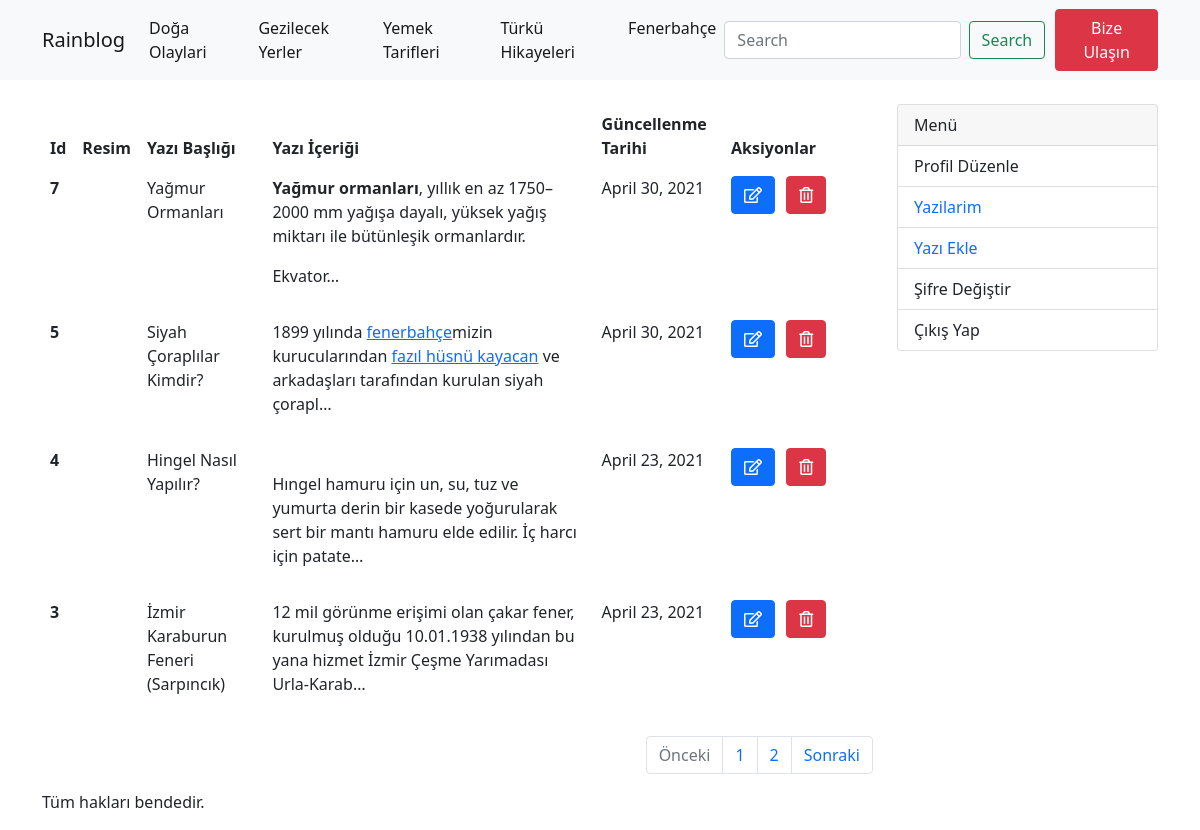
/yazilarim (signed in), run on an earlier commit of the app's database.
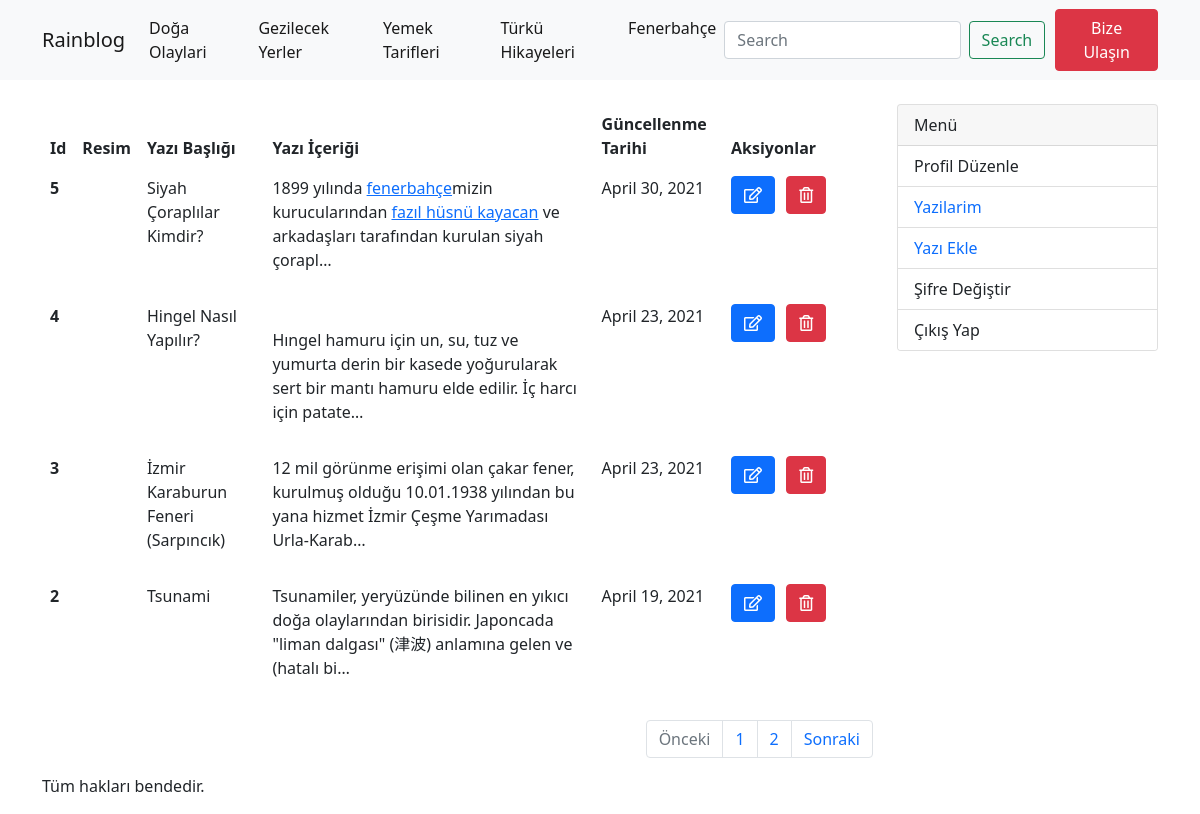
And on a later commit of the database.
### blog/models/kategori.py (models this page shows, shortened)
class KategoriModel(models.Model):
    isim = models.CharField(max_length=30, blank=False, null=False)
    slug = AutoSlugField(populate_from = "isim", unique = True)
    class Meta:
        db_table = "kategori" #sqlite de görünen tablo ismi
        verbose_name_plural = "Kategoriler" #admin panelinde tablo adımız Kategoriler olarak değişti
        verbose_name =  "Kategori" #select Kategori olarak değiştirdik.

### blog/models/yazi.py (models this page shows, shortened)
class YazilarModel(DateTimeAbstractModel):
    resim = models.ImageField(upload_to = "yazi_resimleri")
    baslik = models.CharField(max_length=50)
    icerik = RichTextField()
    slug = AutoSlugField(populate_from ="baslik", unique = True)
    kategoriler = models.ManyToManyField(KategoriModel, related_name="yazi")
    yazar = models.ForeignKey("account.CustomUserModel", on_delete = models.CASCADE, related_name="yazilar")
    class Meta:
        verbose_name = "Yazi"
        verbose_name_plural = "Yazilar"
        db_table = "Yazi"

### blog/views/yazilarim.py (the view)
# urls.py: path('yazilarim', yazilarim, name='yazilarim'),
@login_required(login_url='/') #giriş yapılmadan yazilarima girilirse, anasayfaya yönlendir.
def yazilarim(request):
    yazilar = request.user.yazilar.order_by("-id")
    sayfa = request.GET.get('sayfa')
    paginator = Paginator(yazilar, 4)
    return render(request, "pages/yazilarim.html", context={
        "yazilar":paginator.get_page(sayfa)
        })

### blog/templatetags/kategori_list.py (called while the page is built)
@register.simple_tag #fonksiyonu kayıt etmek için decorator
def kategori_list():
    kategoriler = KategoriModel.objects.all()
    return kategoriler

### blog/templates/pages/yazilarim.html (shortened to what this page needs)
{% extends 'base.html' %}
{% load static %}
{%block content%}
{%if yazilar%}
<table class="table table-hover table-borderless">
    <thead>
      <tr>
        <th scope="col">Id</th>
        <th scope="col">Resim</th>
        <th scope="col">Yazı Başlığı</th>
        <th scope="col">Yazı İçeriği</th>
        <th scope="col">Güncellenme Tarihi</th>
        <th scope="col" style="width: 150px;">Aksiyonlar</th>
      </tr>
    </thead>
    {%for yazi in yazilar%}
<tbody>
    <tr>
      <th scope="row">{{yazi.id}}</th>
      <td><img src="{{yazi.resim.url}}" alt="" style="width: 200px;"></td>
      <td>{{yazi.baslik}}</td>
      <td> {{yazi.icerik | safe | truncatechars_html:150}}</td>
      <td>{{yazi.duzenlenme_tarihi | date}}</td>
      <td>
        <p>
          <a href="{% url 'yazi-guncelle' slug=yazi.slug%}"  class="btn btn-primary" style="margin-right: 7px;">
            <i class="far fa-edit"></i>
          </a>
          <a href="{% url 'yazi-sil' slug=yazi.slug%}" class="btn btn-danger">
            <i class="far fa-trash-alt"></i>
          </a>
        </p>
      </td>
    </tr>
</tbody>
{%endfor%}
  </table>
{%else%}
<h1>There is no Content</h1>
{%endif%}
<nav aria-label="Page navigation example">
  <ul class="pagination justify-content-end">
    {%if yazilar.has_previous%}
    <li class="page-item ">
      <a class="page-link" href="?sayfa={{yazilar.previous_page_number}}" tabindex="-1" aria-disabled="true">Önceki</a>
    </li>
    {%else%}
    <li class="page-item disabled">
      <a class="page-link" href="#" tabindex="-1" aria-disabled="true">Önceki</a>
    </li>
    {%endif%}
    <li class="page-item"><a class="page-link" href="#">{{yazilar.number}}</a></li>
   {%if yazilar.has_next%}
     <li class="page-item">
    <a class="page-link" href="?sayfa={{yazilar.next_page_number}}">{{yazilar.next_page_number}}</a>
    </li>
    <li class="page-item">
      <a class="page-link" href="?sayfa={{yazilar.next_page_number}}">Sonraki</a>
      </li>
    {%else%}
     <li class="page-item disabled">
      <a class="page-link" href="#">Sonraki</a>
      </li>
   {%endif%}
  </ul>
</nav>
{%endblock%}

### templates/components/navbar.html (shortened to what this page needs)
{% load kategori_list %}
{%kategori_list as kategoriler%}
<nav class="navbar navbar-expand-lg navbar-light bg-light">
    <div class="container">
      <a class="navbar-brand" href="{%url 'anasayfa'%}">Rainblog</a>
      <div class="collapse navbar-collapse" id="navbarSupportedContent">
        <ul class="navbar-nav me-auto mb-2 mb-lg-0">
          {%if kategoriler%}
          {%for kategori in kategoriler%}
          <li class="nav-item">
            <a class="nav-link active" aria-current="page" href="{% url 'kategori' kategoriSlug=kategori.slug%}">{{kategori.isim}}</a>
          </li>
          {%endfor%}
          {%else%}
          <h1>There is no Category.</h1>
          {%endif%}
        </ul>
        <form class="d-flex" action="{%url 'anasayfa'%}">
          <input class="form-control me-2" type="search" placeholder="Search" aria-label="Search"  name="sorgu">
          <button class="btn btn-outline-success" type="submit">Search</button>
        </form>
          <a href="{% url 'iletisim' %}" style="text-decoration: none; margin-left: 10px;" class="btn btn-danger" >
            Bize Ulaşın
          </a>
      </div>
    </div>
  </nav>

What changed in the data, as far as the page shows it:
removed YazilarModel: id "7", baslik "Yağmur Ormanları", icerik "Yağmur ormanları , yıllık en az 1750–2000 mm yağışa dayalı, yüksek yağış miktarı ile bütünleşik ormanlardır. Ekvator…", duzenlenme_tarihi "April 30, 2021"
now on this page (row unchanged): YazilarModel: id "2", baslik "Tsunami", icerik "Tsunamiler, yeryüzünde bilinen en yıkıcı doğa olaylarından birisidir. Japoncada \"liman dalgası\" (津波) anlamına gelen ve (hatalı bi…", duzenlenme_tarihi "April 19, 2021"
